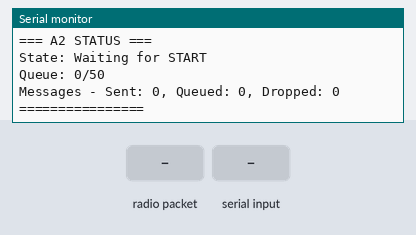
Bench run of a sketch on a simulated Arduino Uno, built with avr-gcc and run on an emulated ATmega328P. On the bench: the last lines printed to the serial monitor. The inputs (shaded band) are chosen by the test bench. No radio packets arrive unless stated.

Above: at 1.3 s.
1.4 s: radio packet "START" arrives
At 1.51 s:
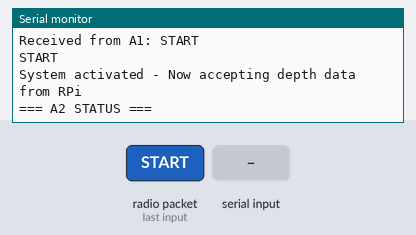
2.9 s: "START\n" received over Serial
At 3.7 s:
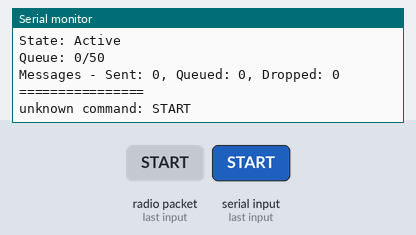
4.4 s: radio packet "EXPEL" arrives
At 5.6 s:
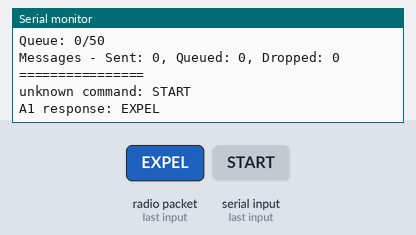
5.9 s: "EXPEL\n" received over Serial
At 7.1 s:
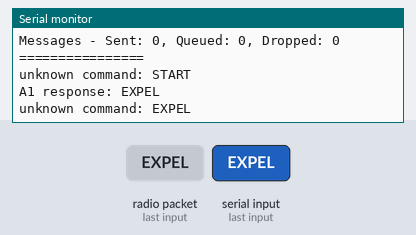
7.4 s: radio packet "INTAKE" arrives
At 8.4 s:
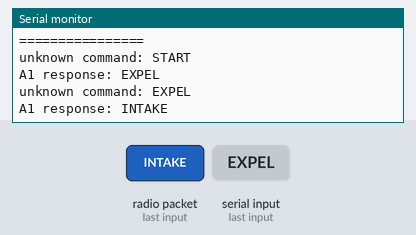
8.9 s: "INTAKE\n" received over Serial
At 9.5 s:
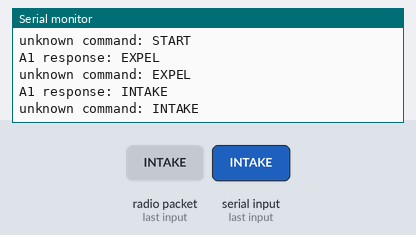

Measured:
- after the input at 1.4 s, the serial monitor: prints a new line at once (image 1)
- after the input at 2.9 s, the serial monitor: prints a new line at once (image 2)
- after the input at 4.4 s, the serial monitor: prints a new line at once (image 3)
- after the input at 5.9 s, the serial monitor: prints a new line at once (image 4)
- after the input at 7.4 s, the serial monitor: prints a new line at once (image 5)
- after the input at 8.9 s, the serial monitor: prints a new line at once (image 6)

The sketch:

onboard.ino
```cpp
/*
 * Arduino A2 - Raspberry Pi Interface with nRF24L01
 * Receives START from A1, communicates with RPi, queues depth data for A1
 */

#include <SPI.h>
#include <nRF24L01.h>
#include <RF24.h>

// nRF24L01 Configuration
#define CE_PIN 8
#define CSN_PIN 7
RF24 radio(CE_PIN, CSN_PIN);

// Communication addresses
const byte A1_ADDRESS[6] = "00001";  // A1's receiving address
const byte A2_ADDRESS[6] = "00002";  // A2's receiving address (this device)

// Message queue configuration
#define MAX_QUEUE_SIZE 50
#define MAX_MESSAGE_LENGTH 15

struct QueuedMessage {
  char message[MAX_MESSAGE_LENGTH];
  bool valid;
};

// Global variables
QueuedMessage messageQueue[MAX_QUEUE_SIZE];
int queueHead = 0;
int queueTail = 0;
int queueCount = 0;

enum SystemState {
  WAITING_FOR_START,
  ACTIVE,
  ERROR_STATE
};

SystemState currentState = WAITING_FOR_START;
unsigned long lastTransmitAttempt = 0;
unsigned long lastQueueProcess = 0;
const unsigned long TRANSMIT_RETRY_INTERVAL = 100;  // Try every 100ms
const unsigned long QUEUE_PROCESS_INTERVAL = 50;    // Process queue every 50ms

// Statistics
unsigned long totalMessagesSent = 0;
unsigned long totalMessagesQueued = 0;
unsigned long totalMessagesDropped = 0;

void setup() {
  Serial.begin(9600);

  // Initialize nRF24L01
  if (!radio.begin()) {
    Serial.println("ERROR: nRF24L01 initialization failed!");
    currentState = ERROR_STATE;
    return;
  }

  setupRadio();

  Serial.println("A2 Ready - Waiting for START signal from A1");
  printStatus();
}

void setupRadio() {
  // Configure radio settings
  radio.setPALevel(RF24_PA_HIGH);     // Max power for underwater communication
  radio.setDataRate(RF24_250KBPS);    // Slower but more reliable
  radio.setChannel(76);               // Channel 76 (2.476 GHz)
  radio.setRetries(5, 15);            // 5 retries, 15*250µs delay
  radio.enableAckPayload();           // Enable acknowledgment payloads

  // Set up addresses
  radio.openWritingPipe(A1_ADDRESS);    // Write to A1
  radio.openReadingPipe(1, A2_ADDRESS); // Read on A2 address

  // Start listening for incoming messages
  radio.startListening();

  Serial.println("nRF24L01 configured successfully");
}

void loop() {
  switch (currentState) {
    case WAITING_FOR_START:
      handleWaitingForStart();
      break;

    case ACTIVE:
      handleActiveState();
      break;

    case ERROR_STATE:
      handleErrorState();
      break;
  }

  // Always process the message queue
  processMessageQueue();

  delay(10); // Small delay to prevent overwhelming the system
}

void handleWaitingForStart() {
  // Check for START message from A1
  if (radio.available()) {
    char receivedMessage[32];
    radio.read(&receivedMessage, sizeof(receivedMessage));

    String message = String(receivedMessage);
    message.trim();

    Serial.print("Received from A1: ");
    Serial.println(message);

    if (message == "START") {
      Serial.println("START"); // Tell RPi to start
      currentState = ACTIVE;
      Serial.println("System activated - Now accepting depth data from RPi");
      printStatus();
    }
    if (message == "EXPEL") {
      Serial.println("EXPEL");
    }
    if (message == "INTAKE") {
      Serial.println("INTAKE");
    }
    if (message == "STOP") {
      Serial.println("STOP");
    }
  }
}

void handleActiveState() {
  // Check for depth data from Raspberry Pi
  if (Serial.available()) {
    String incomingData = Serial.readStringUntil('\n');
    incomingData.trim();

    if (incomingData.startsWith("DEPTH:")) {
      // Extract depth value for validation
      float depth = incomingData.substring(6).toFloat();

      // Queue the message for transmission to A1
      if (queueMessage(incomingData)) {
        Serial.print("Queued: ");
        Serial.print(incomingData);
        Serial.print(" (Queue: ");
        Serial.print(queueCount);
        Serial.println("/180)");
      } else {
        Serial.println("ERROR: Queue full! Message dropped.");
        totalMessagesDropped++;
      }
    }else{
      Serial.print("unknown command: ");
      Serial.println(incomingData);
    }
  }

  // Check for any messages from A1 (acknowledgments, commands, etc.)
  if (radio.available()) {
    char receivedMessage[32];
    radio.read(&receivedMessage, sizeof(receivedMessage));

    String message = String(receivedMessage);
    message.trim();

    if (message.length() > 0) {
      Serial.print("A1 response: ");
      Serial.println(message);
    }
  }
}

void handleErrorState() {
  Serial.println("System in ERROR state. Check nRF24L01 connection.");
  delay(5000);

  // Try to reinitialize
  if (radio.begin()) {
    setupRadio();
    currentState = WAITING_FOR_START;
    Serial.println("Radio reinitialized. Waiting for START signal.");
  }
}

bool queueMessage(String message) {
  if (queueCount >= MAX_QUEUE_SIZE) {
    return false; // Queue is full
  }
  // Add message to queue
  message.toCharArray(messageQueue[queueTail].message, MAX_MESSAGE_LENGTH);
  //messageQueue[queueTail].timestamp = millis();
  messageQueue[queueTail].valid = true;

  queueTail = (queueTail + 1) % MAX_QUEUE_SIZE;
  queueCount++;
  totalMessagesQueued++;

  return true;
}

void processMessageQueue() {
  if (queueCount == 0) {
    return; // No messages to process
  }

  unsigned long currentTime = millis();

  // Only try to process queue at specified intervals
  if (currentTime - lastQueueProcess < QUEUE_PROCESS_INTERVAL) {
    return;
  }

  lastQueueProcess = currentTime;

  // Try to send the oldest message in the queue
  if (messageQueue[queueHead].valid) {
    if (sendMessageToA1(messageQueue[queueHead].message)) {
      // Message sent successfully
      Serial.print("Sent to A1: ");
      Serial.print(messageQueue[queueHead].message);
      //Serial.print(" (Age: ");
      //Serial.print(currentTime - messageQueue[queueHead].timestamp);
      //Serial.println("ms)");

      // Remove message from queue
      messageQueue[queueHead].valid = false;
      queueHead = (queueHead + 1) % MAX_QUEUE_SIZE;
      queueCount--;
      totalMessagesSent++;

      // Print queue status every 10 messages
      if (totalMessagesSent % 10 == 0) {
        printStatus();
      }
    }
    // If sending failed, message stays in queue for next attempt
  }
}

bool sendMessageToA1(const char* message) {
  radio.stopListening(); // Stop listening to send

  bool result = radio.write(message, strlen(message) + 1);

  radio.startListening(); // Resume listening

  return result;
}

void printStatus() {
  Serial.println("=== A2 STATUS ===");
  Serial.print("State: ");
  switch (currentState) {
    case WAITING_FOR_START:
      Serial.println("Waiting for START");
      break;
    case ACTIVE:
      Serial.println("Active");
      break;
    case ERROR_STATE:
      Serial.println("Error");
      break;
  }

  Serial.print("Queue: ");
  Serial.print(queueCount);
  Serial.print("/");
  Serial.println(MAX_QUEUE_SIZE);

  Serial.print("Messages - Sent: ");
  Serial.print(totalMessagesSent);
  Serial.print(", Queued: ");
  Serial.print(totalMessagesQueued);
  Serial.print(", Dropped: ");
  Serial.println(totalMessagesDropped);

  //if (queueCount > 0) {
    //unsigned long oldestAge = millis() - messageQueue[queueHead].timestamp;
    //Serial.print("Oldest queued message age: ");
    //Serial.print(oldestAge);
    //Serial.println("ms");
  //}

  Serial.println("================");
}

// Command interface for debugging (optional)
void handleSerialCommands() {
  if (Serial.available()) {
    String command = Serial.readStringUntil('\n');
    command.trim();
    command.toUpperCase();

    if (command == "STATUS") {
      printStatus();
    } else if (command == "RESET") {
      // Reset queue
      queueHead = 0;
      queueTail = 0;
      queueCount = 0;
      Serial.println("Queue reset");
    } else if (command.startsWith("TEST:")) {
      // Test message
      String testMsg = command.substring(5);
      if (queueMessage(testMsg)) {
        Serial.println("Test message queued");
      } else {
        Serial.println("Failed to queue test message");
      }
    }
  }
}
```
